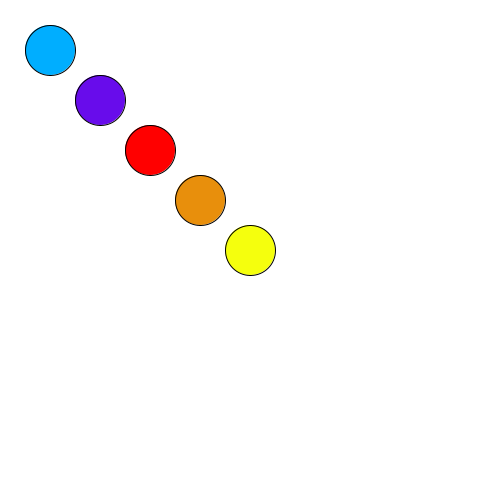
Frame 1 (no input)
Frame 60 (the mouse pressed at the canvas centre just before this capture): identical to frame 1, image omitted
Frame 120 (the mouse held since frame 60 and released just before this capture): identical to frame 1, image omitted

The Processing sketch that drew this single still picture (run headless with seeded random() and noise(); from frame 60 on, the mouse is pressed at the canvas centre):

// Processing sketch: array_homework
// ── array_homework.pde


int myColor[] ={#00AEFF,#680CEB,#FF0000,#E88F0C,#F5FF0D};



void setup(){
  
  size(500,500);
  background(255);
  
  for(int i=0; i<myColor.length;i++){
    fill(myColor[i]);
    ellipse(i*50+50,i*50+50,50,50);
    //ellipse(i*100,i*100,100,100);
    //ellipse(i*100,i*40,60,60);
    //ellipse(i*200,i*80,100,100);
    //   ellipse(i*40,i*100,60,60);
    //ellipse(i*80,i*200,100,100);
  }
  
  
}

void draw(){
}
